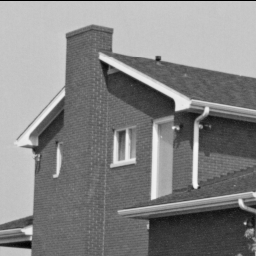
#> input picture TP1/images/maison.tif, 256 x 256 px
$ python TPintroduction.py
#> lines starting #> are read from the running program, lines starting #| are printed output that depends on the picture
#!/usr/bin/env python3
# -*- coding: utf-8 -*-

#%% SECTION 1 inclusion de packages externes


import numpy as np
import platform
import tempfile
import os
import matplotlib.pyplot as plt
from scipy import ndimage as ndi
# necessite scikit-image
from skimage import io as skio


#%% SECTION 2 fonctions utiles pour le TP

# [78 lines left out: functions viewimage, viewimage_color, not called in this run]

def noise(im,br):
    """ Cette fonction ajoute un bruit blanc gaussien d'ecart type br
       a l'image im et renvoie le resultat"""
    imt=np.float32(im.copy())
    sh=imt.shape
    bruit=br*np.random.randn(*sh)
    imt=imt+bruit
    return imt

# [91 lines left out: functions quantize, seuil, gradx, grady, view_spectre, filterlow and 1 more, not called in this run]

#%% SECTION 3 exemples de commandes pour effectuer ce qui est demande pendant le TP


# Partie Changement de contraste


#%% charger une image

im=skio.imread('images/maison.tif')
#> im is the input picture: shape (256, 256); min 0, max 246, mean 133

# connaitre la taille de l'image
shape = im.shape
#> shape = (256, 256)
print(shape)
#| (256, 256)

#avoir la valeur d'un pixel
pixel_value = im[9,8] #pixel en y=9 et x=8
#> pixel_value = 198
print(pixel_value)
#| 198

# [12 lines of commented-out code are left out]
im.max()

# minimum
im.min()

#minimum d'une ligne
im[129,:].min()

# transformation en image a valeurs reelles
imfloat= np.float32(im)
# valeur absolue d'une image
abs(im)

# pour obtenir de l'aide
help(quantize)

# transformer un tableau en une line
r=im.reshape( ( -1,))
print (r.shape)
#| (65536,)

#%% une image couleur
im=skio.imread('images/fleur.tif')
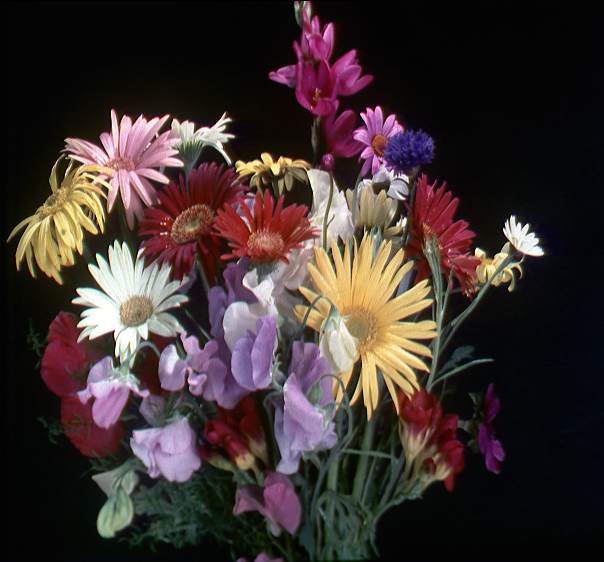
#> input picture TP1/images/fleur.tif, 604 x 562 px
#> im is the input picture: shape (562, 604, 3); mean R, G, B 62, 49.6, 47.8
#viewimage_color(im,normalise=False) #on ne normalise pas pour garder l'image comme
                                    # a l'origine
# voir un seul canal (rouge)
#viewimage(im[:,:,0])
#viewimage(im.mean(axis=2)) #la moyenne des trois canaux
#%%
#histogrammes
# simple visualisation
im=skio.imread('images/maison.tif')
#plt.hist(im.reshape((-1,)),bins=255) #le reshape transforme en tableau 1D
#%%
#calcul d'un histogramme cumule
(histo,bins)=np.histogram(im.reshape((-1,)),np.arange(0,256)) #le reshape est inutile pour np.histogram, mais on le laisse pour la compatibilite avec plt.hist
#> histo = 255 values, max 4667 at index 197, min 0 at index 1, mean 257; bins = 256 values from 0 to 255
histo=histo/histo.sum()
#> histo = 255 values, max 0.0712 at index 197, min 0 at index 1, mean 0.00392
histocum=histo.cumsum()
#> histocum = 255 values from 0.00391 to 1
#plt.plot(histocum)

#%% ajout de bruit
imbr=noise(im,10)
#> in noise, `imt=imt+bruit`:
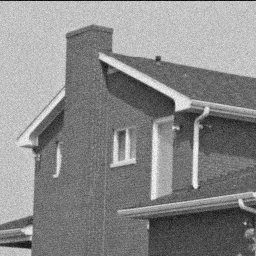
#> imt: shape (256, 256) float64; min -25.53, max 267.1, mean 133; drawn with min black and max white
# [9 lines of commented-out code are left out]
im=skio.imread('images/sombre.jpg')
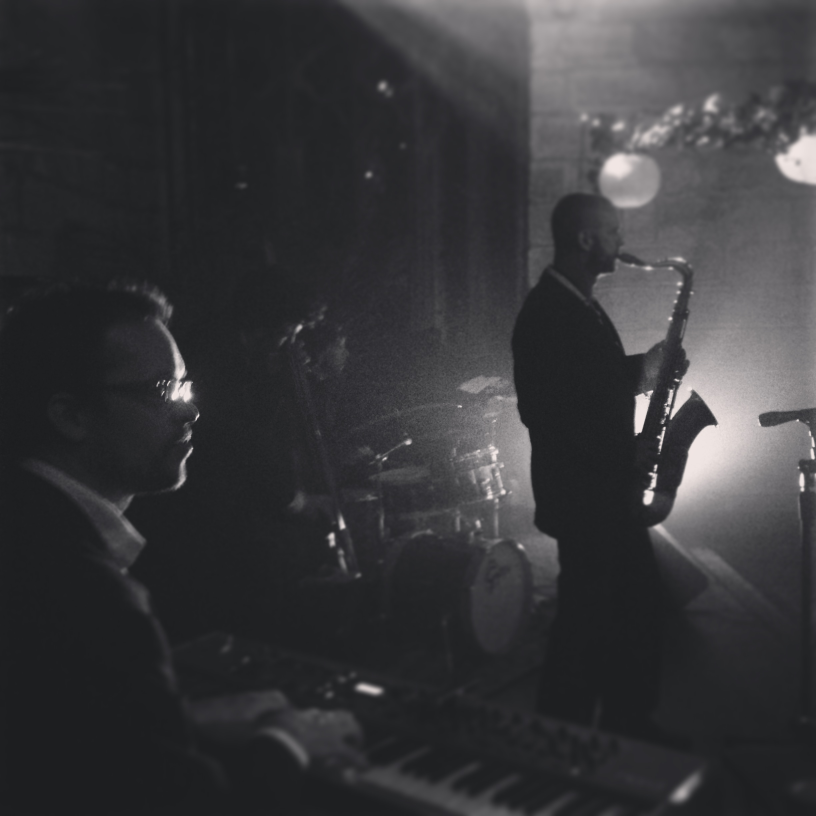
#> input picture TP1/images/sombre.jpg, 2448 x 2448 px (shown at 1/3 size)
#> im is the input picture: shape (2448, 2448, 3); mean R, G, B 55.8, 55.7, 58
im=im.mean(axis=2) #on est sur que l'image est grise
#> im: shape (2448, 2448) float64
#viewimage(im)
(histo,bins)=np.histogram(im.reshape((-1,)),np.arange(0,256)) #le reshape en inutile pour np.histogram, mais on le laisse pour la compatibilite avec plt.hist
#> histo = 255 values, max 413226 at index 35, min 0 at index 0, mean 23500.8
histo=histo/histo.sum()
#> histo = 255 values, max 0.069 at index 35, min 0 at index 0, mean 0.00392
histocum=histo.cumsum()
#> histocum = 255 values from 0 to 1
plt.plot(histocum)
plt.show()
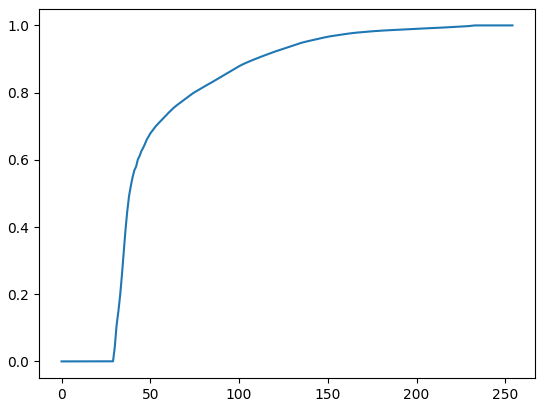
#> figure drawn by matplotlib, 1 panel; curve peaks at x = 237, y = 1


imequal=histocum[np.uint8(im)]*255
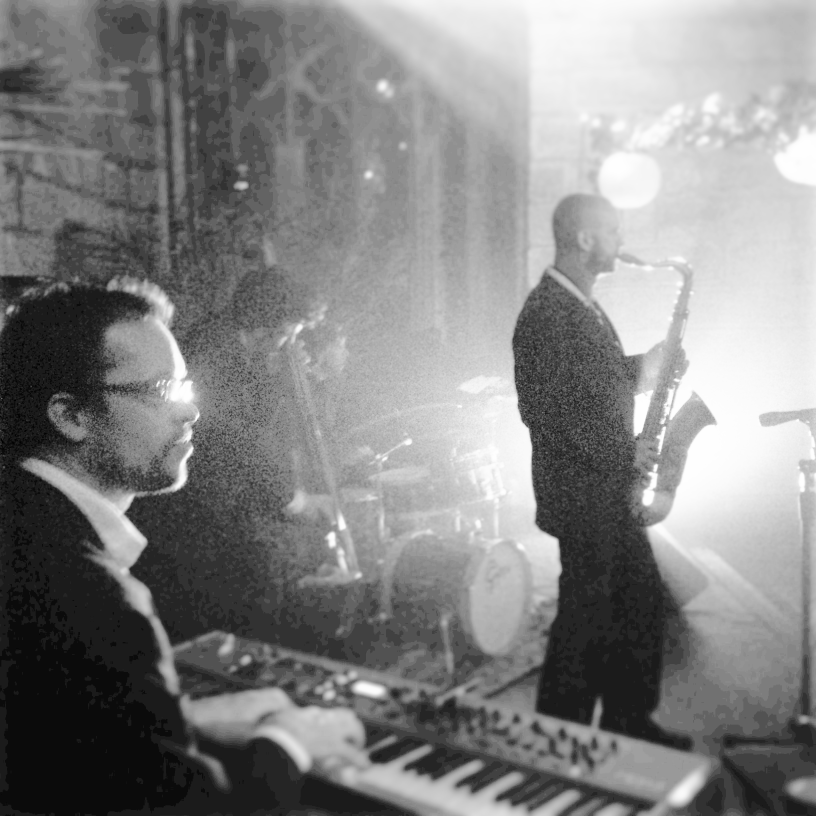
#> imequal: shape (2448, 2448) float64 (shown at 1/3 size); min 0.00111, max 255, mean 131.6
(histo2,bins2) = np.histogram(imequal.reshape((-1,)),np.arange(0,256))
#> histo2 = 255 values, max 413226 at index 82, min 0 at index 1, mean 23500.8; bins2 = 256 values from 0 to 255
histo2 = histo2/histo2.sum()
#> histo2 = 255 values, max 0.069 at index 82, min 0 at index 1, mean 0.00392
histocum2 = histo2.cumsum()
#> histocum2 = 255 values from 0.000252 to 1
plt.plot(histocum2)
plt.show()
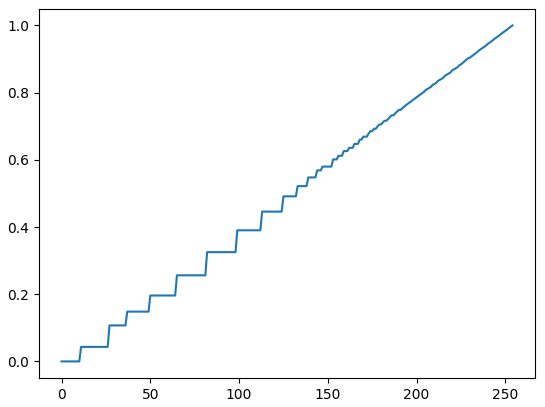
#> figure drawn by matplotlib, 1 panel; curve peaks at x = 254, y = 1


#viewimage(imequal)

#%%
#> (the run stopped early here; a loop or call above may not have finished)
